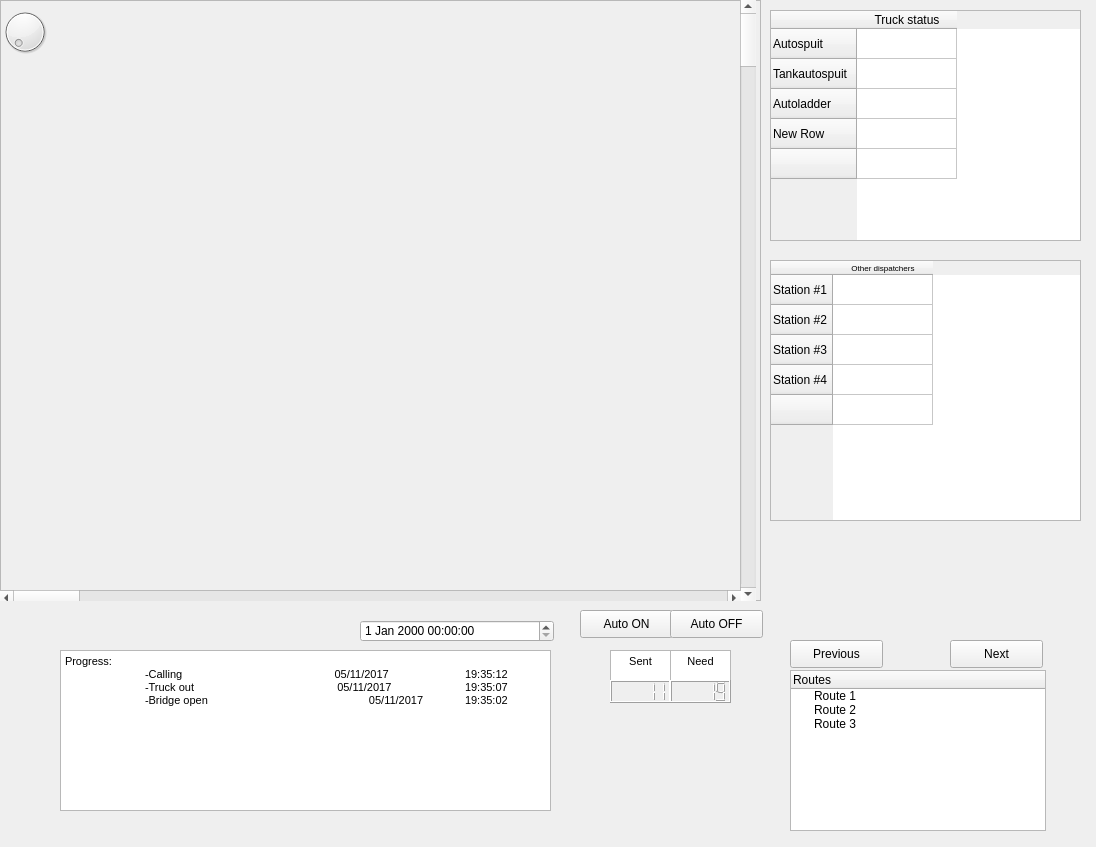
<?xml version="1.0" encoding="UTF-8"?>
<ui version="4.0">
 <class>Form</class>
 <widget class="QWidget" name="Form">
  <property name="geometry">
   <rect>
    <x>0</x>
    <y>0</y>
    <width>1096</width>
    <height>847</height>
   </rect>
  </property>
  <property name="windowTitle">
   <string>Form</string>
  </property>
  <widget class="QFrame" name="Map">
   <property name="geometry">
    <rect>
     <x>0</x>
     <y>0</y>
     <width>761</width>
     <height>601</height>
    </rect>
   </property>
   <property name="frameShape">
    <enum>QFrame::StyledPanel</enum>
   </property>
   <property name="frameShadow">
    <enum>QFrame::Raised</enum>
   </property>
   <property name="lineWidth">
    <number>10</number>
   </property>
   <property name="midLineWidth">
    <number>2</number>
   </property>
   <widget class="QScrollBar" name="verticalScrollBar">
    <property name="geometry">
     <rect>
      <x>740</x>
      <y>0</y>
      <width>16</width>
      <height>601</height>
     </rect>
    </property>
    <property name="orientation">
     <enum>Qt::Vertical</enum>
    </property>
   </widget>
   <widget class="QScrollBar" name="horizontalScrollBar">
    <property name="geometry">
     <rect>
      <x>0</x>
      <y>590</y>
      <width>741</width>
      <height>16</height>
     </rect>
    </property>
    <property name="orientation">
     <enum>Qt::Horizontal</enum>
    </property>
   </widget>
   <widget class="QDial" name="dial">
    <property name="geometry">
     <rect>
      <x>0</x>
      <y>0</y>
      <width>50</width>
      <height>64</height>
     </rect>
    </property>
   </widget>
  </widget>
  <widget class="QPushButton" name="pushButton">
   <property name="geometry">
    <rect>
     <x>580</x>
     <y>610</y>
     <width>93</width>
     <height>28</height>
    </rect>
   </property>
   <property name="text">
    <string>Auto ON</string>
   </property>
  </widget>
  <widget class="QPushButton" name="pushButton_2">
   <property name="geometry">
    <rect>
     <x>670</x>
     <y>610</y>
     <width>93</width>
     <height>28</height>
    </rect>
   </property>
   <property name="text">
    <string>Auto OFF</string>
   </property>
  </widget>
  <widget class="QPushButton" name="pushButton_3">
   <property name="geometry">
    <rect>
     <x>790</x>
     <y>640</y>
     <width>93</width>
     <height>28</height>
    </rect>
   </property>
   <property name="text">
    <string>Previous</string>
   </property>
  </widget>
  <widget class="QPushButton" name="pushButton_4">
   <property name="geometry">
    <rect>
     <x>950</x>
     <y>640</y>
     <width>93</width>
     <height>28</height>
    </rect>
   </property>
   <property name="text">
    <string>Next</string>
   </property>
  </widget>
  <widget class="QTableWidget" name="tableWidget">
   <property name="geometry">
    <rect>
     <x>770</x>
     <y>10</y>
     <width>311</width>
     <height>231</height>
    </rect>
   </property>
   <row>
    <property name="text">
     <string>Autospuit</string>
    </property>
   </row>
   <row>
    <property name="text">
     <string>Tankautospuit</string>
    </property>
   </row>
   <row>
    <property name="text">
     <string>Autoladder</string>
    </property>
   </row>
   <row>
    <property name="text">
     <string>New Row</string>
    </property>
   </row>
   <row>
    <property name="text">
     <string/>
    </property>
   </row>
   <column>
    <property name="text">
     <string>Truck status</string>
    </property>
   </column>
  </widget>
  <widget class="QTreeWidget" name="treeWidget">
   <property name="geometry">
    <rect>
     <x>790</x>
     <y>670</y>
     <width>256</width>
     <height>161</height>
    </rect>
   </property>
   <column>
    <property name="text">
     <string>Routes</string>
    </property>
   </column>
   <item>
    <property name="text">
     <string>Route 1</string>
    </property>
   </item>
   <item>
    <property name="text">
     <string>Route 2</string>
    </property>
   </item>
   <item>
    <property name="text">
     <string>Route 3</string>
    </property>
   </item>
  </widget>
  <widget class="QTableWidget" name="tableWidget_2">
   <property name="geometry">
    <rect>
     <x>770</x>
     <y>260</y>
     <width>311</width>
     <height>261</height>
    </rect>
   </property>
   <row>
    <property name="text">
     <string>Station #1</string>
    </property>
   </row>
   <row>
    <property name="text">
     <string>Station #2</string>
    </property>
   </row>
   <row>
    <property name="text">
     <string>Station #3</string>
    </property>
   </row>
   <row>
    <property name="text">
     <string>Station #4</string>
    </property>
   </row>
   <row>
    <property name="text">
     <string/>
    </property>
   </row>
   <column>
    <property name="text">
     <string>Other dispatchers</string>
    </property>
    <property name="font">
     <font>
      <pointsize>6</pointsize>
     </font>
    </property>
   </column>
  </widget>
  <widget class="QTextEdit" name="textEdit">
   <property name="geometry">
    <rect>
     <x>60</x>
     <y>650</y>
     <width>491</width>
     <height>161</height>
    </rect>
   </property>
   <property name="html">
    <string>&lt;!DOCTYPE HTML PUBLIC &quot;-//W3C//DTD HTML 4.0//EN&quot; &quot;http://www.w3.org/TR/REC-html40/strict.dtd&quot;&gt;
&lt;html&gt;&lt;head&gt;&lt;meta name=&quot;qrichtext&quot; content=&quot;1&quot; /&gt;&lt;style type=&quot;text/css&quot;&gt;
p, li { white-space: pre-wrap; }
&lt;/style&gt;&lt;/head&gt;&lt;body style=&quot; font-family:'MS Shell Dlg 2'; font-size:7.5pt; font-weight:400; font-style:normal;&quot;&gt;
&lt;p style=&quot; margin-top:0px; margin-bottom:0px; margin-left:0px; margin-right:0px; -qt-block-indent:0; text-indent:0px;&quot;&gt;&lt;span style=&quot; font-size:8pt;&quot;&gt;Progress:&lt;/span&gt;&lt;/p&gt;
&lt;p style=&quot; margin-top:0px; margin-bottom:0px; margin-left:0px; margin-right:0px; -qt-block-indent:0; text-indent:0px;&quot;&gt;&lt;span style=&quot; font-size:8pt;&quot;&gt;	-Calling                                                  05/11/2017	19:35:12&lt;/span&gt;&lt;/p&gt;
&lt;p style=&quot; margin-top:0px; margin-bottom:0px; margin-left:0px; margin-right:0px; -qt-block-indent:0; text-indent:0px;&quot;&gt;&lt;span style=&quot; font-size:8pt;&quot;&gt;	-Truck out                                               05/11/2017	19:35:07&lt;/span&gt;&lt;/p&gt;
&lt;p style=&quot; margin-top:0px; margin-bottom:0px; margin-left:0px; margin-right:0px; -qt-block-indent:0; text-indent:0px;&quot;&gt;&lt;span style=&quot; font-size:8pt;&quot;&gt;	-Bridge open 		                     05/11/2017 	19:35:02&lt;/span&gt;&lt;/p&gt;&lt;/body&gt;&lt;/html&gt;</string>
   </property>
  </widget>
  <widget class="QDateTimeEdit" name="dateTimeEdit">
   <property name="geometry">
    <rect>
     <x>360</x>
     <y>620</y>
     <width>194</width>
     <height>22</height>
    </rect>
   </property>
  </widget>
  <widget class="QTextEdit" name="textEdit_2">
   <property name="geometry">
    <rect>
     <x>610</x>
     <y>650</y>
     <width>61</width>
     <height>31</height>
    </rect>
   </property>
   <property name="html">
    <string>&lt;!DOCTYPE HTML PUBLIC &quot;-//W3C//DTD HTML 4.0//EN&quot; &quot;http://www.w3.org/TR/REC-html40/strict.dtd&quot;&gt;
&lt;html&gt;&lt;head&gt;&lt;meta name=&quot;qrichtext&quot; content=&quot;1&quot; /&gt;&lt;style type=&quot;text/css&quot;&gt;
p, li { white-space: pre-wrap; }
&lt;/style&gt;&lt;/head&gt;&lt;body style=&quot; font-family:'MS Shell Dlg 2'; font-size:7.5pt; font-weight:400; font-style:normal;&quot;&gt;
&lt;p align=&quot;center&quot; style=&quot; margin-top:0px; margin-bottom:0px; margin-left:0px; margin-right:0px; -qt-block-indent:0; text-indent:0px;&quot;&gt;&lt;span style=&quot; font-size:8pt;&quot;&gt;Sent&lt;/span&gt;&lt;/p&gt;&lt;/body&gt;&lt;/html&gt;</string>
   </property>
  </widget>
  <widget class="QTextEdit" name="textEdit_3">
   <property name="geometry">
    <rect>
     <x>670</x>
     <y>650</y>
     <width>61</width>
     <height>31</height>
    </rect>
   </property>
   <property name="html">
    <string>&lt;!DOCTYPE HTML PUBLIC &quot;-//W3C//DTD HTML 4.0//EN&quot; &quot;http://www.w3.org/TR/REC-html40/strict.dtd&quot;&gt;
&lt;html&gt;&lt;head&gt;&lt;meta name=&quot;qrichtext&quot; content=&quot;1&quot; /&gt;&lt;style type=&quot;text/css&quot;&gt;
p, li { white-space: pre-wrap; }
&lt;/style&gt;&lt;/head&gt;&lt;body style=&quot; font-family:'MS Shell Dlg 2'; font-size:7.5pt; font-weight:400; font-style:normal;&quot;&gt;
&lt;p align=&quot;center&quot; style=&quot; margin-top:0px; margin-bottom:0px; margin-left:0px; margin-right:0px; -qt-block-indent:0; text-indent:0px;&quot;&gt;&lt;span style=&quot; font-size:8pt;&quot;&gt;Need&lt;/span&gt;&lt;/p&gt;&lt;/body&gt;&lt;/html&gt;</string>
   </property>
  </widget>
  <widget class="QLCDNumber" name="lcdNumber">
   <property name="geometry">
    <rect>
     <x>610</x>
     <y>680</y>
     <width>61</width>
     <height>23</height>
    </rect>
   </property>
   <property name="intValue" stdset="0">
    <number>11</number>
   </property>
  </widget>
  <widget class="QLCDNumber" name="lcdNumber_2">
   <property name="geometry">
    <rect>
     <x>670</x>
     <y>680</y>
     <width>61</width>
     <height>23</height>
    </rect>
   </property>
   <property name="smallDecimalPoint">
    <bool>false</bool>
   </property>
   <property name="digitCount">
    <number>5</number>
   </property>
   <property name="intValue" stdset="0">
    <number>19</number>
   </property>
  </widget>
 </widget>
 <resources/>
 <connections/>
</ui>
